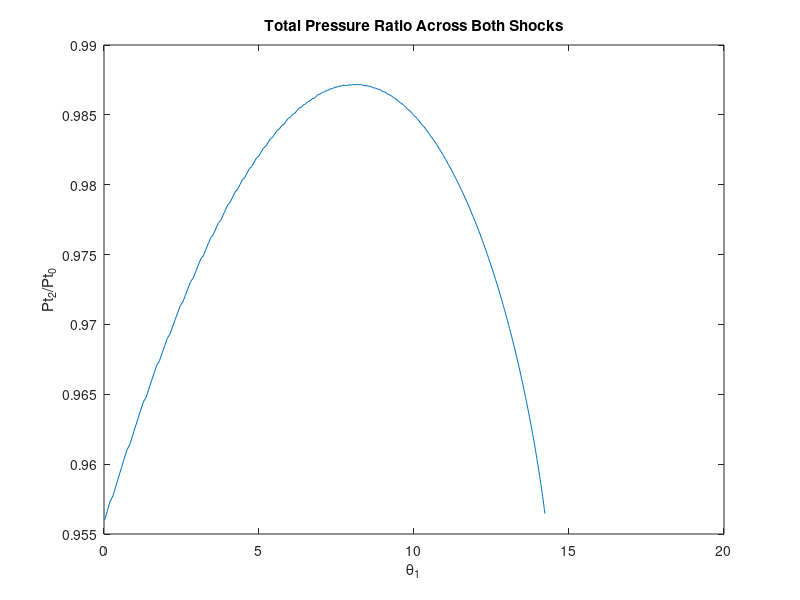
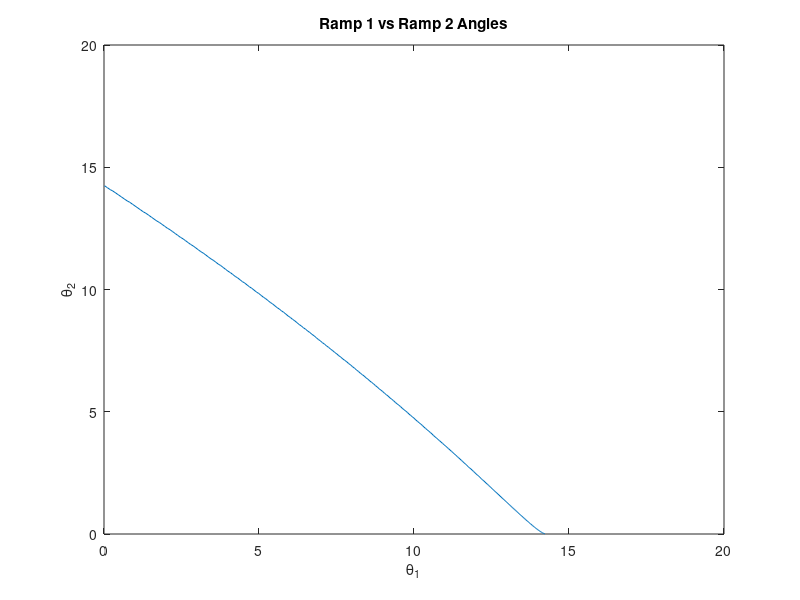

Write MATLAB code to recreate these figures, in order.
clc;
clear;
close all;

% load('aircraft_vars.mat');

%% Calculate 2-D Oblique Shocks

beta = linspace(0, 90, 1001);
% theta = linspace(0, 20, 1001);
gam = 1.4;
M0 = 1.6; % req.cr_M0(1);
M2_des = 0.999;

%% First Shock

theta_1 = atand(2.*cotd(beta).*((M0.*sind(beta)).^2 - 1)./((M0^2.*(gam + cosd(2.*beta))) + 2));
Pt1 = (0.5*(gam + 1).*(M0.*sind(beta)).^2./(1 + 0.5*(gam - 1).*(M0 * sind(beta)).^2)).^(gam./(gam - 1)) .* ((2*gam/(gam+1)).*(M0.*sind(beta)).^2 - (gam - 1)./(gam + 1)).^(-1./(gam - 1));

beta1 = beta(theta_1 >= 0);
Pt1 = Pt1(theta_1 >= 0);
theta1 = theta_1(theta_1 >=0);
M1 = 1./(sind(beta1 - theta1)) .* sqrt((1 + 0.5*(gam - 1).*(M0.*sind(beta1)).^2)./(gam.*(M0.*sind(beta1)).^2 - 0.5*(gam - 1)));

%% Second shock

Pt_tot = [];
Pt2 = [];
M2 = [];
theta2 = [];
beta2 = [];
ind = [];

for i = 1:length(M1)
    % Calculate all possible ramp angles
    theta_i(i,:) =  atand(2.*cotd(beta).*((M1(i).*sind(beta)).^2 - 1)./((M1(i)^2.*(gam + cosd(2.*beta))) + 2));
    Pti(i,:) = (0.5*(gam + 1).*(M1(i).*sind(beta)).^2./(1 + 0.5*(gam - 1).*(M1(i) * sind(beta)).^2)).^(gam./(gam - 1)) .* ((2*gam/(gam+1)).*(M1(i).*sind(beta)).^2 - (gam - 1)./(gam + 1)).^(-1./(gam - 1));
   
    % filter out values that didn't work
    beta_i{i} = beta(theta_i(i,:) >= 0);
    Pt_i{i} = Pti(i, theta_i(i,:) >= 0);
    theta_n{i} = theta_i(i,theta_i(i,:) >=0);
    M_i{i} = 1./(sind(beta_i{i} - theta_n{i})) .* sqrt((1 + 0.5*(gam - 1).*(M1(i).*sind(beta_i{i})).^2)./(gam.*(M1(i).*sind(beta_i{i})).^2 - 0.5*(gam - 1)));

    % Find subsonic Mach Number
    if any(M_i{i} < M2_des)
        M2(end+1) = max(M_i{i}(M_i{i} < M2_des));
        Pt2(end+1) = (Pt_i{i}(M_i{i} == M2(end)));
        Pt_tot(end+1) = Pt1(i) .* Pt2(end);
        theta2(end+1) = theta_n{i}((M_i{i} == M2(end)));
        beta2(end+1) = beta_i{i}(M_i{i} == M2(end));
        ind(end+1) = i;
%     else
%         M2(i) = min(M_i{i});
%         Pt2(i) = Pt_i{i}(M_i{i} == M2(i));
%         Pt_tot(i) = Pt1(i) .* Pt2(i);
    end
    
end

%% Post-Process Results

figure();
plot(theta1(ind), Pt_tot);
title('Total Pressure Ratio Across Both Shocks');
xlabel('\theta_1');
ylabel('Pt_2/Pt_0');

figure();
plot(theta1(ind), theta2);
title('Ramp 1 vs Ramp 2 Angles');
xlabel('\theta_1');
ylabel('\theta_2');

theta1_temp = theta1(ind);
beta1_temp = beta1(ind);

theta1_des = theta1_temp(Pt_tot == max(Pt_tot));
theta2_des = theta2(Pt_tot == max(Pt_tot));
beta1_des = beta1_temp(Pt_tot == max(Pt_tot));
beta2_des = beta2(Pt_tot == max(Pt_tot));
M2_des = M2(Pt_tot == max(Pt_tot));

fprintf('\tFirst Shock\n\n');
fprintf('Ramp Angle 1: %0.5f\n', theta1_des);
fprintf('Shock Angle 1: %0.5f\n', beta1_des);

fprintf('\n\tSecond Shock\n\n');
fprintf('Ramp Angle 2: %0.5f\n', theta2_des);
fprintf('Shock Angle 2: %0.5f\n', beta2_des);
fprintf('Mach Number 2: %0.5f\n', M2_des);

fprintf('Max Pressure Recovery Ratio: %0.5f\n', max(Pt_tot));


%% Inlet Area
mdotreq = 266.56; %Taken from PERF
P0 =2.480729*144; %lbf/ft^2
R = 53.34; %lbf/lbmR
T = 389.97; % Rankine
gamma = 1.4; % Cp/Cv
gc = 32.174; % Fucking US Constants
M0 =1.6; %Flight Mach Number
area = mdotreq/(P0/(R*T)*sqrt(gamma*gc*R*T)*M0); %Inlet Area

fprintf('\n\tInlet Geometry\n');
fprintf('Inlet Area Required = %0.2f ft^2 \n', area);
fprintf('Side Length for Square: %0.2f ft\n', area^0.5);

%% Exit Area into Fan/Compressor

M_exit = 0.5; % mach 0.5 before entering into fans to reduce mitigate damage
A_exit = area * ((0.5*(gam+1))^(-(gam+1)/(2*(gam-1)))*(1 + 0.5*(gam - 1)*M_exit^2)^((gam+1)/(2*(gam-1)))/M_exit)/((0.5*(gam+1))^(-(gam+1)/(2*(gam-1)))*(1 + 0.5*(gam - 1)*M2_des^2)^((gam+1)/(2*(gam-1)))/M2_des);
fprintf('\n\tDiffuser Geometry\n');
fprintf('Diffuser Mach Number: %0.2f\n', M_exit);
fprintf('Diffuser Area: %0.2f ft^2\n', A_exit);
fprintf('Diameter of Area: %0.2f ft\n', 2*(A_exit/pi)^0.5);